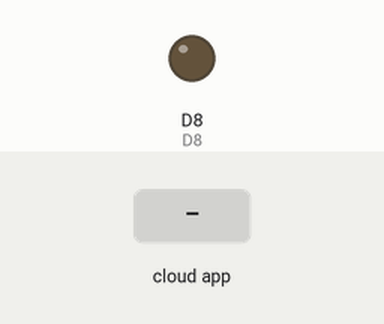
Simulated run of this sketch. Board: ESP8266 (NodeMCU). On the bench: output pins drawn as LEDs (lit = HIGH). The inputs (shaded band) are chosen by the test bench. WiFi joins after 1.5 s; servers stay silent unless stated; no MQTT or app messages arrive unless stated; pins used as bus, display or sensor lines are not drawn; what the sketch prints to the serial monitor is not drawn.

Above: at 5.7 s.
5.8 s: the phone or cloud app sets homefeed to d8on
At 6.1 s:
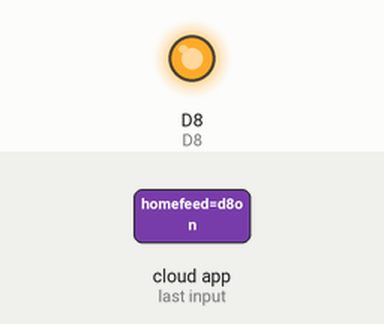
7.3 s: the phone or cloud app sets homefeed to d4on
8.8 s: the phone or cloud app sets homefeed to d4off
Timing chart, 0 to 11.8 s (numbered marks = the images above; inputs shaded):
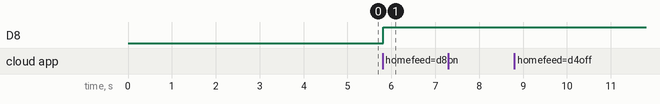

Measured:
- after the input at 5.8 s, D8: LOW → HIGH at once
- after the input at 7.3 s, every drawn part: stays the same
- after the input at 8.8 s, every drawn part: stays the same

The sketch:

Facebook_Home_automation.ino
```cpp
#include <ESP8266WiFi.h>

#include "Adafruit_MQTT.h"
#include "Adafruit_MQTT_Client.h"

#define D4 2 // GPIO4
#define D8 15 // GPIO8

String  Request;
#define AIO_SERVER      "io.adafruit.com"
#define AIO_SERVERPORT  1883
#define AIO_USERNAME  "jeganathpv"
#define AIO_KEY  "da8e909832fe42c18810dbcaa5fc2204"
WiFiClient client;

Adafruit_MQTT_Client mqtt(&client, AIO_SERVER, AIO_SERVERPORT, AIO_USERNAME, AIO_KEY);

Adafruit_MQTT_Subscribe homefeed = Adafruit_MQTT_Subscribe(&mqtt, AIO_USERNAME "/feeds/homefeed");
boolean MQTT_connect();

boolean MQTT_connect() {
  int8_t ret;
  if (mqtt.connected()) {
    return true;
  }  uint8_t retries = 3;
  while ((ret = mqtt.connect()) != 0) {
    mqtt.disconnect();
    delay(2000);
    retries--;
    if (retries == 0) {
      return false;
    }
  } return true;
}

void setup()
{
  Serial.begin(115200);
  Request = "";

  WiFi.disconnect();
  delay(3000);
  Serial.println("Start IoT");
  WiFi.begin("Jaddu", "2444666668888888");
  while ((!(WiFi.status() == WL_CONNECTED))) {
    delay(300);
    Serial.print(".");

  }
  Serial.println("Wifi Connected");
  Serial.println("Your IP is");
  Serial.println((WiFi.localIP().toString()));

  mqtt.subscribe(&homefeed);

  pinMode(D4, OUTPUT);
  pinMode(D8, OUTPUT);

  digitalWrite(D4, LOW);
  digitalWrite(D8, LOW);
}


void loop()
{

  if (MQTT_connect()) {
    Adafruit_MQTT_Subscribe *subscription_name;
    while ((subscription_name = mqtt.readSubscription(5000))) {
      if (subscription_name == &homefeed) {
        Request = ((char *)homefeed.lastread);
        if (Request == "d4on") {
          digitalWrite(D4, HIGH);
          Serial.println("light turn ON");
        }
        if (Request == "d4off") {
          digitalWrite(D4, LOW);
          Serial.println("Red light turn OFF");
        }

        if (Request == "d8on") {
          digitalWrite(D8, HIGH);
          Serial.println("Fan turn ON");
        }
        if (Request == "d8off") {
          digitalWrite(D8, LOW);
          Serial.println("Fan turn OFF");
        }
      }
    }
  }
}
```
